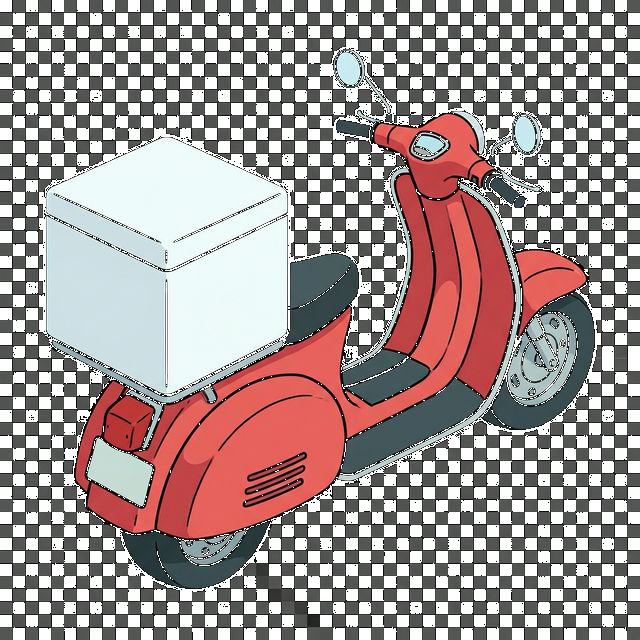
#> input picture assets/images/iso_scooter.png, 640 x 640 px
$ python fix_scooter_transparency.py
#> lines starting #> are read from the running program, lines starting #| are printed output that depends on the picture
from PIL import Image

def remove_background(image_path):
#> called with image_path = 'assets/images/iso_scooter.png'
    try:
        img = Image.open(image_path)
#> img is the input picture: PIL image 640x640 RGBA; mean R, G, B, A 161.4, 147.3, 146.3, 184.5
        img = img.convert("RGBA")
        datas = img.getdata()

        new_data = []
        # Target Grey from analysis: (83, 85, 82)
        target_r, target_g, target_b = 83, 85, 82
        tolerance = 30

        for item in datas:
            # Check for Black (previous issue)
            is_black = item[0] < 40 and item[1] < 40 and item[2] < 40

            # Check for the Grey background
            is_grey = (abs(item[0] - target_r) < tolerance and
                       abs(item[1] - target_g) < tolerance and
                       abs(item[2] - target_b) < tolerance)

            # Check for White (sometimes used as bg)
            is_white = item[0] > 240 and item[1] > 240 and item[2] > 240

            # If it matches background criteria, make it transparent
            if is_black or is_grey or is_white:
                new_data.append((255, 255, 255, 0))
            else:
                new_data.append(item)
#> this loop made 409600 passes
#> (item, is_black, is_grey, is_white) on passes 1 to 3: ((255, 255, 255, 0), False, False, True), ((255, 255, 255, 0), False, False, True), ((255, 255, 255, 0), False, False, True)
#> after the loop, new_data = 409600 items

        img.putdata(new_data)
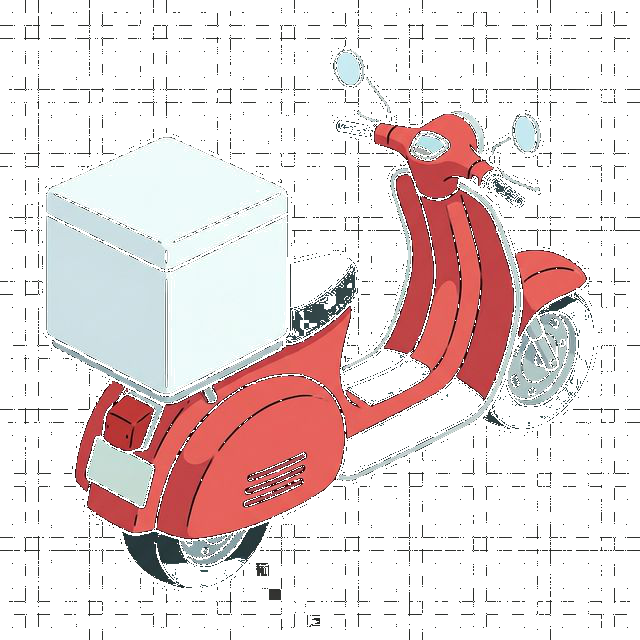
#> img: PIL image 640x640 RGBA; mean R, G, B, A 232.7, 217.3, 217.1, 85; transparent parts drawn white
        img.save(image_path, "PNG")
        print(f"Successfully processed {image_path}")
    except Exception as e:
        print(f"Error processing image: {e}")

if __name__ == "__main__":
    remove_background("assets/images/iso_scooter.png")

$ run again, with assets/images/car_3d.png copied over assets/images/iso_scooter.png
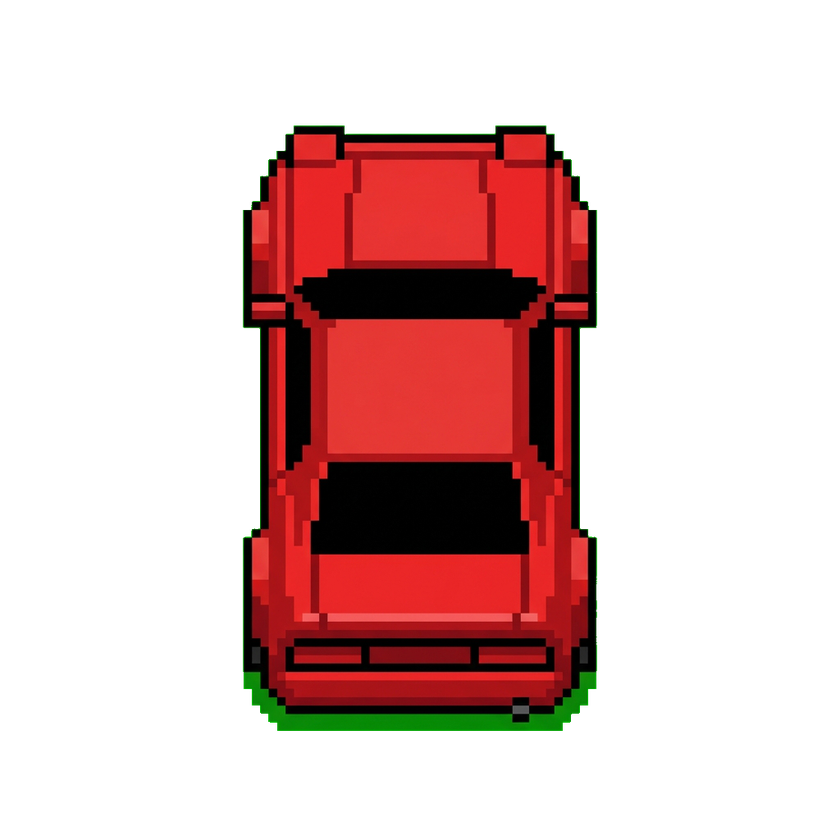
#> input picture assets/images/car_3d.png, 840 x 840 px, shrunk from 1024 x 1024 before the run
#> in remove_background, img is the input picture: PIL image 840x840 RGBA; mean R, G, B, A 38.9, 9.3, 7.5, 72.2
#> after the loop in remove_background, `for item in datas:`: new_data = 705600 items
#> in remove_background, `img.putdata(new_data)`:
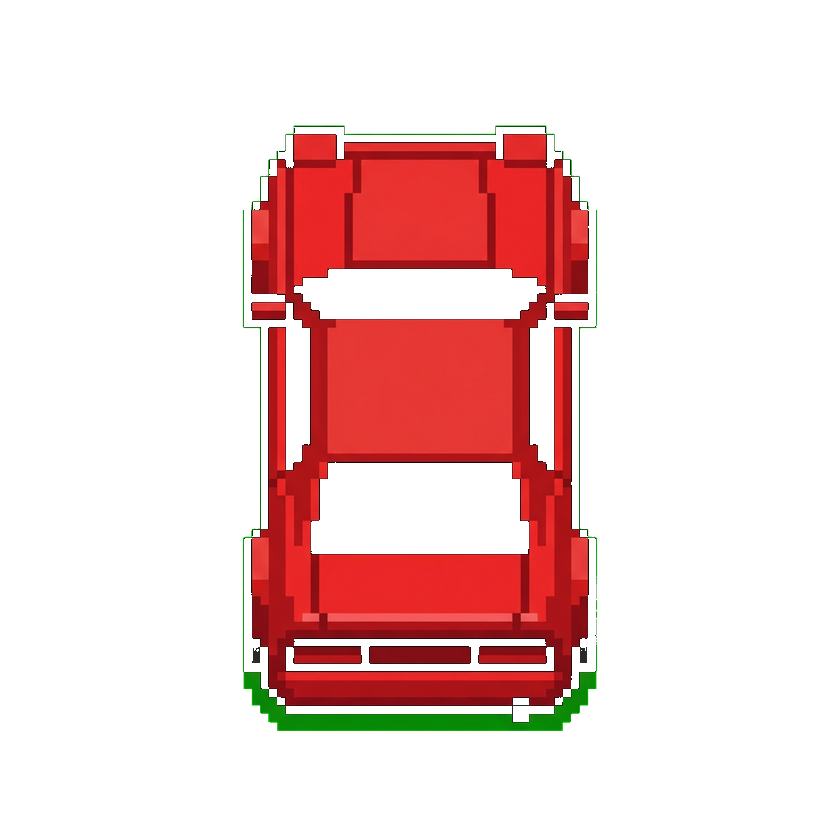
#> img: PIL image 840x840 RGBA; mean R, G, B, A 240.6, 211.1, 209.3, 52.3; transparent parts drawn white
